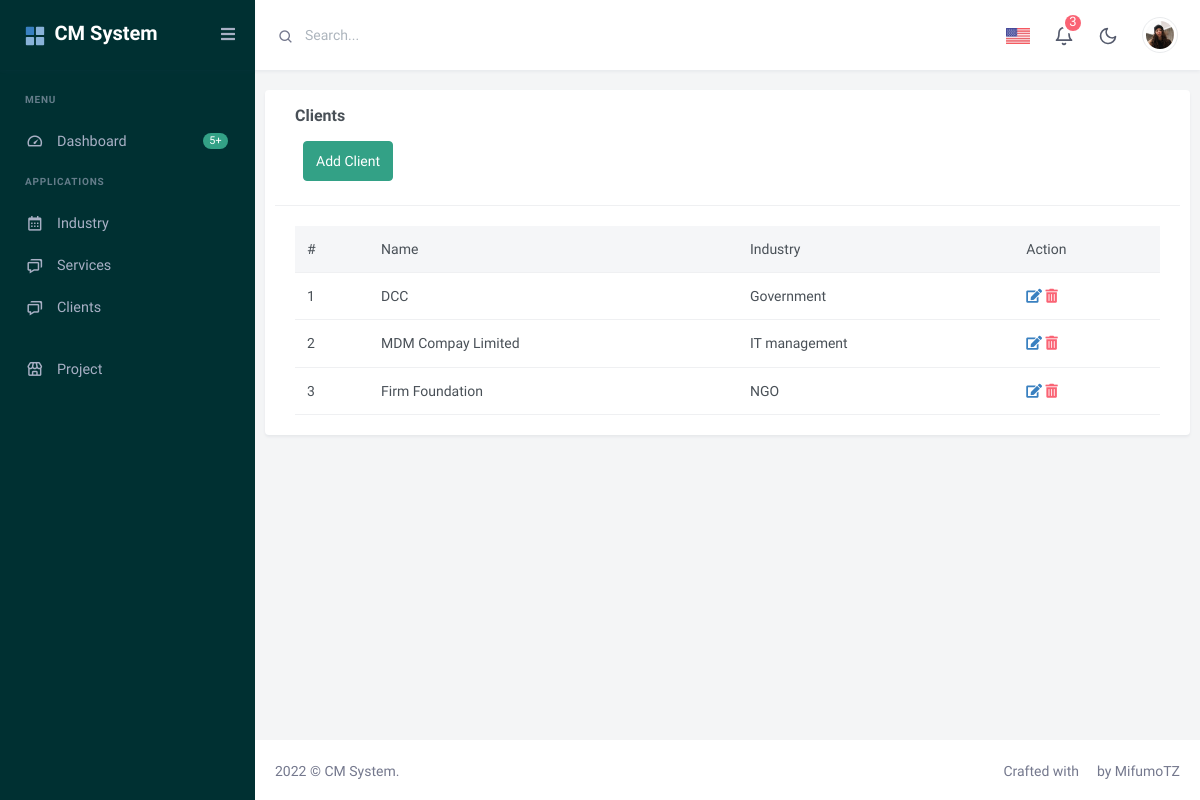
/clients/, run on the app's committed database.
### client/models.py (models this page shows, shortened)
class Client(models.Model):
    name= models.CharField(max_length=150, null=True)
    industry = models.ForeignKey(Industry, on_delete=models.CASCADE)

class Industry(models.Model):
   name = models.CharField(max_length = 150 , null=True)
   def __str__(self):
       return self.name

### client/views.py (the view)
# urls.py: path('clients/',DisplayAllClient.as_view(), name='clients'),
class DisplayAllClient(ListView):
    model=Client
    template_name='client/all_clients.html'
    def get_context_data(self, **kwargs):
        context = super(DisplayAllClient, self).get_context_data(**kwargs)
        context['clients']=Client.objects.all()
        return context

### client/templates/client/all_clients.html
{% extends 'base.html' %}
{% block content %}
<div class="row">
    <div class="card">
    <div class="col-lg-12">
            <div class="card-header">
                <h4 class="card-title">Clients</h4>
                <a class="btn btn-success pull-right m-2 pull-left"  href=" {% url 'createclient' %}">Add Client</a></div>
            </div>
            <div class="card-body">
                <div class="table-responsive">
                    <table class="table mb-0">
                        <thead class="table-light">
                            <tr>
                                <th>#</th>
                                <th>Name</th>
                                <th>Industry</th>
                                <th>Action</th>
                            </tr>
                        </thead>
                        <tbody>
                            {% for client in clients %}
                            <tr>
                                <td>{{forloop.counter}}</td>
                                <td>{{client.name}}</td>
                                <td>{{client.industry}}</td>
                               <td>
                                    <a href="{% url 'clientupdate' client.id %}" ><i class="fas fa-edit"></i></a>
                                    <a href=" {% url 'clientdelete' client.id %}""><i class="fas fa-trash-alt"></i></a>
                                </td>
                            </tr>
                            {% endfor %}
                        </tbody>
                    </table>
                </div>
            </div>
        </div>
    </div>
</div>
{% endblock content %}

### client/templates/base.html (style rules this page uses)
i.fas.fa-trash-alt { color:#fa6374 !important; }

### data on the page
Client: name "DCC", industry "Government"
Client: name "MDM Compay Limited", industry "IT management"
Client: name "Firm Foundation", industry "NGO"
